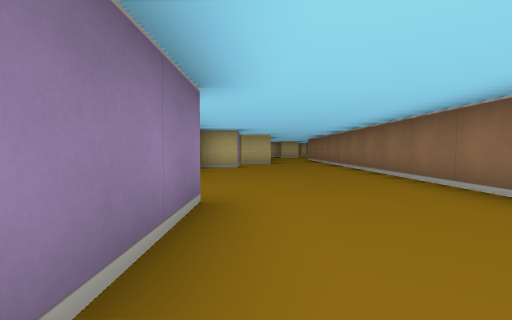
View 1 (above)

17 first-person views from a walk through a cub3D level. The camera is about half as high as the walls, tilts 2° down and sees 85° across. The floor is counted in squares. Each view is taken from the middle of a square. On the plan, view 1 faces up. The plan holds only what a view shows up to about 9 squares ahead; the rest is blank.

View 2
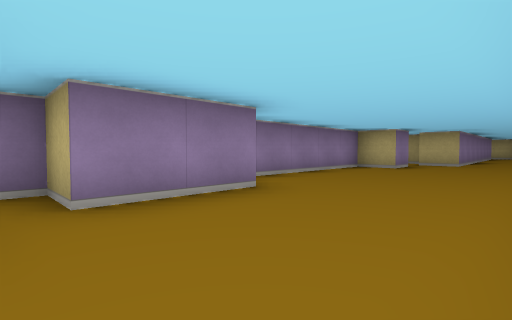

View 3
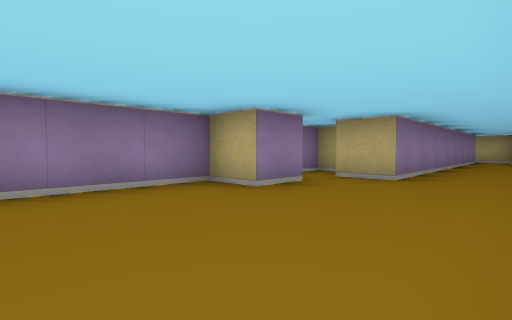

View 4
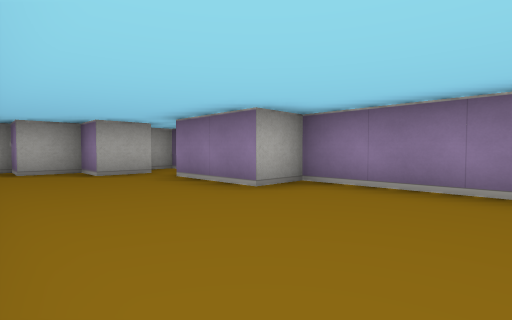

View 5
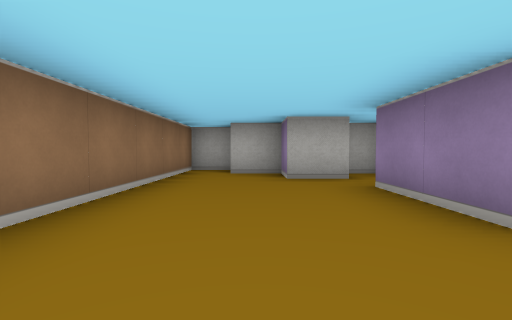

View 6
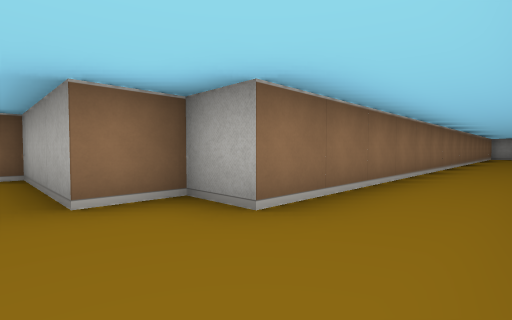

View 7
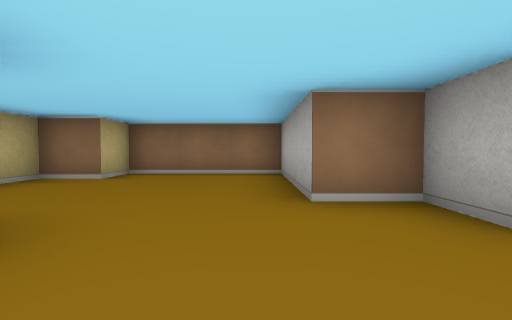

View 8
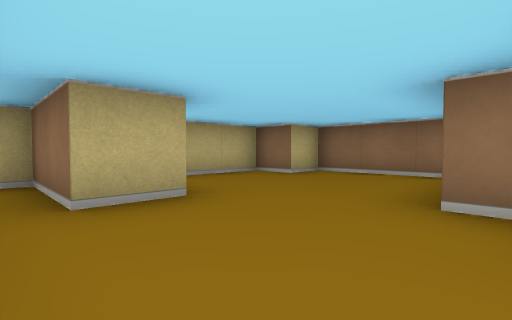

View 9
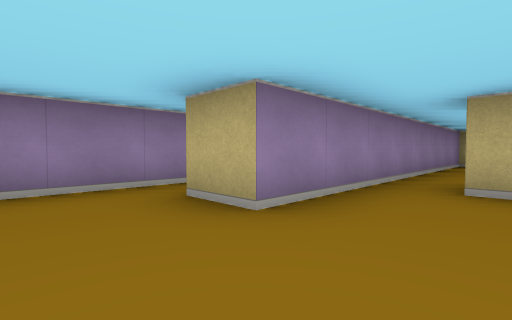

View 10
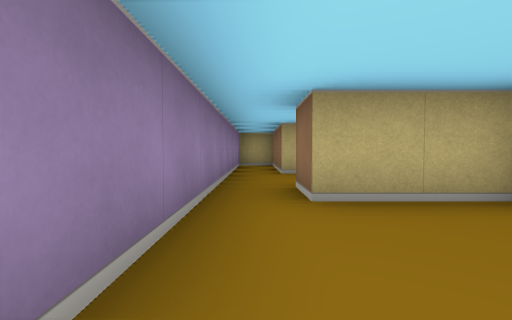

View 11
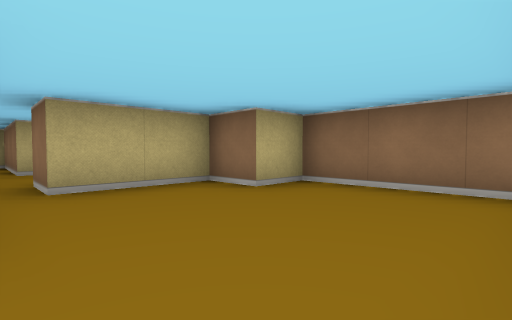

View 12
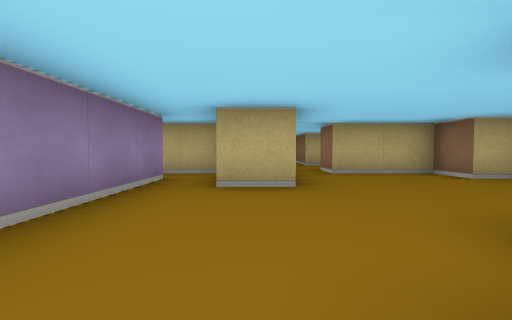

View 13
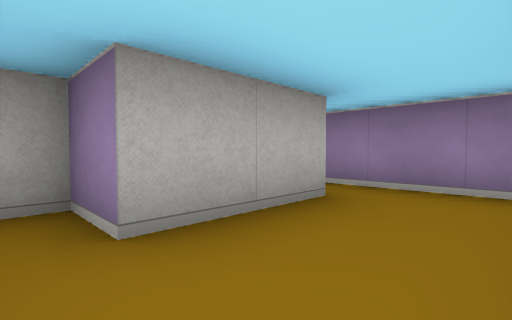

View 14
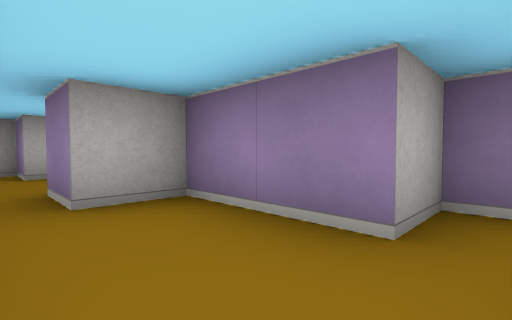

View 15
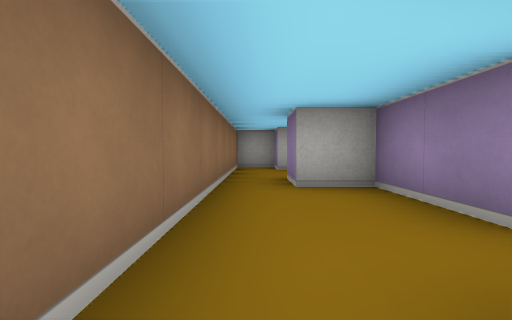

View 16
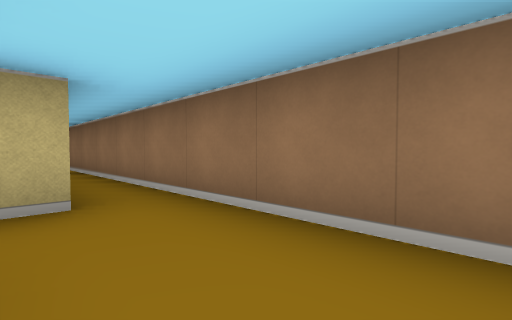

View 17
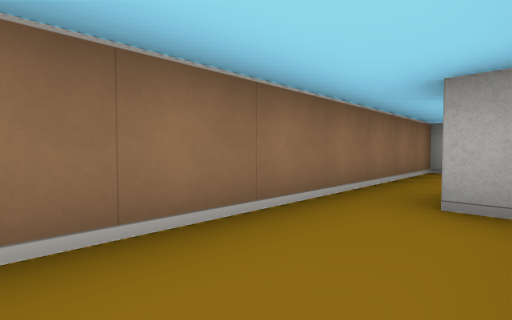

### Floor plan
Points are (right, up) in squares from view 1. A wall is a line through its corners. A room is listed if a view was taken in it or the views show most of it. See-through windows are left out.
Room 1 (views 1, 2, 3, 4, 5, 6, 7, 8, 9, 10, 11, 12)
walls: (-0.5, 8.5) (-0.5, 7.5) (-1.5, 7.5) (-1.5, 2.5) (-0.5, 2.5) (-0.5, 0.5) (-1.5, 0.5) (-1.5, -1.5) (-0.8, -1.5); (-1, 10.5) (-1.5, 10.5) (-1.5, 9.9); (0.5, 17.5) (0.5, 9.5) (-0.5, 9.5); (-0.6, -0.5) (0.5, -0.5) (0.5, -1.5) (1.5, -1.5) (1.5, -2.5) (2.5, -2.5) (2.5, 13.5) (3.5, 13.5) (3.5, 14.5) (6.5, 14.5) (6.5, 17.5) (5.5, 17.5) (5.5, 18.5) (3.5, 18.5) (3.5, 19.5); (3.5, 21.5) (3.5, 24.5) (2.5, 24.5) (2.5, 16.5) (1.5, 16.5) (1.5, 17.5)
ways out: opening at (4.5, 20.5) to room 2; opening at (1, 17)
Room 2 (views 13, 14, 15, 16, 17)
walls: (5.6, 25.5) (5, 25.5); (4.5, 24.5) (4.5, 22.5) (5.5, 22.5) (5.5, 21.5); (4, 21.5) (3.5, 21.5); (3.5, 19.5) (5.5, 19.5) (5.5, 18.5) (6.5, 18.5) (6.5, 30.5)
ways out: opening at (4.5, 20.5) to room 1; opening at (5, 25)

Where each view was taken, in squares from view 1:
view 1: 0 up, 0 right, facing up
view 2: 0 up, 2 right, facing up-left
view 3: 5 up, 2 right, facing up-left
view 4: 5 up, 2 right, facing down-left
view 5: 4 up, 1 right, facing down
view 6: 15 up, 1 right, facing down-right
view 7: 15 up, 1 right, facing right
view 8: 14 up, 1 right, facing up-right
view 9: 15 up, 4 right, facing up-left
view 10: 16 up, 3 right, facing up
view 11: 15 up, 3 right, facing up-right
view 12: 13 up, 2 right, facing up
view 13: 21 up, 6 right, facing down-left
view 14: 25 up, 6 right, facing down-left
view 15: 26 up, 6 right, facing down
view 16: 23 up, 5 right, facing up-right
view 17: 25 up, 5 right, facing down-right
